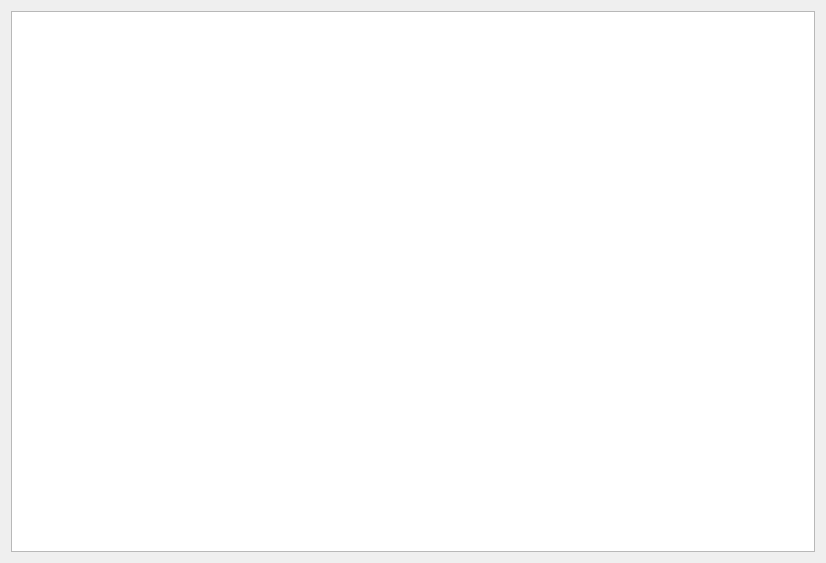
<?xml version="1.0" encoding="UTF-8"?>
<ui version="4.0">
 <class>CPrintFormEditor</class>
 <widget class="QWidget" name="CPrintFormEditor">
  <property name="geometry">
   <rect>
    <x>0</x>
    <y>0</y>
    <width>826</width>
    <height>563</height>
   </rect>
  </property>
  <property name="windowTitle">
   <string>Form</string>
  </property>
  <layout class="QHBoxLayout" name="horizontalLayout">
   <item>
    <widget class="QGraphicsView" name="graphicsView"/>
   </item>
  </layout>
 </widget>
 <resources/>
 <connections/>
</ui>
